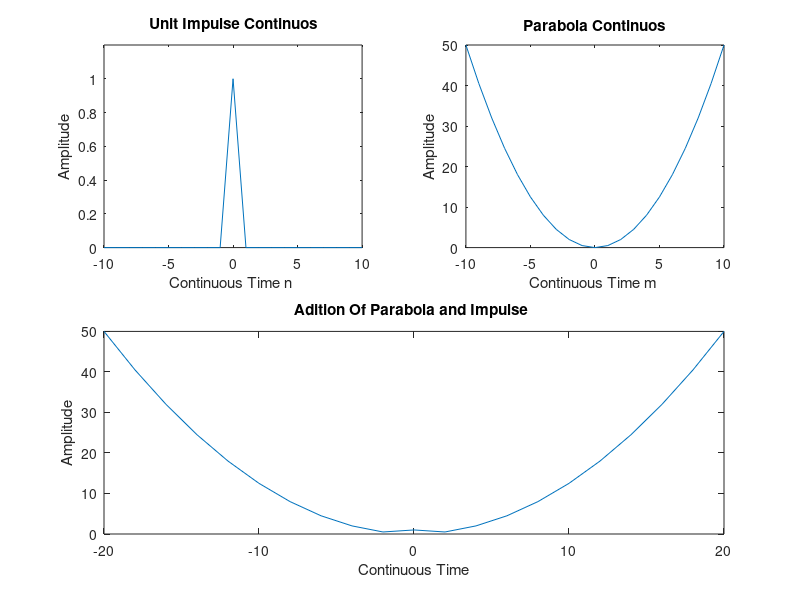

MATLAB code for this plot:
clc;
close all;
clear all;


%unit impulse continuous sequence

n=-10:1:10;
impulse=[zeros(1,10),ones(1,1),zeros(1,10)];
subplot(2,2,1);
plot(n,impulse);
subplot(2,2,1);
xlabel('Continuous Time n ');
ylabel('Amplitude');
title('Unit Impulse Continuos');
axis([-10 10 0 1.2]);


%parabolic continuous sequence

m=-10:1:10;
parabola=.5*(n.^2);
subplot(2,2,2);
plot(n,parabola);
xlabel('Continuous Time m ');
ylabel('Amplitude');
title('Parabola Continuos');
%axis([-10 10 0 1.2]);


%addition of unit parabola and unit impulse

p=m+n;
addition=parabola+impulse;
subplot(2,2,3:4);
plot(p,addition);
xlabel('Continuous Time');
ylabel('Amplitude');
title('Adition Of Parabola and Impulse ');
%axis([-10 10 0 1.2]);
